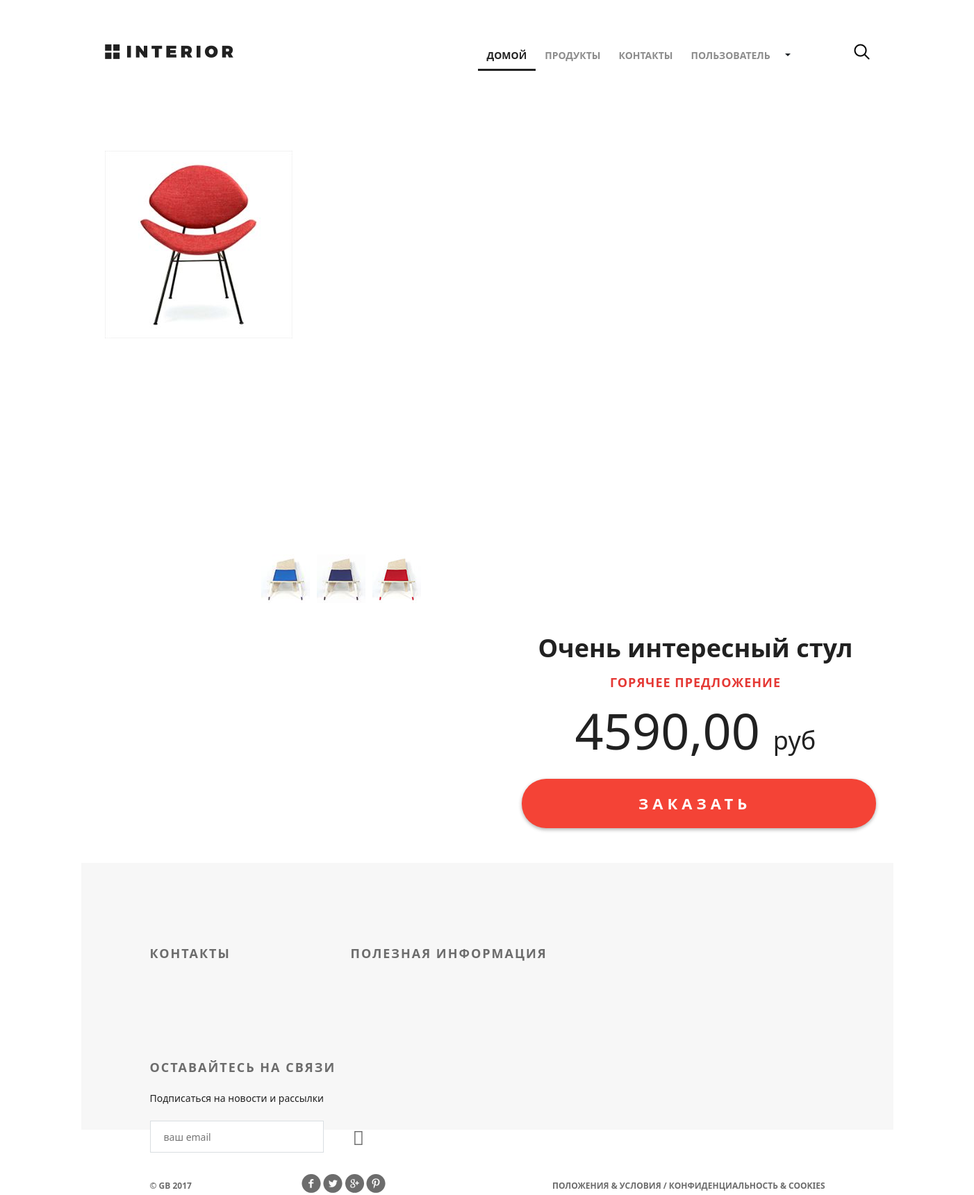
The app's page /products/product/2/ with its own data.
### mainapp/models.py (models this page shows, shortened)
class Product(models.Model):
    category = models.ForeignKey(
        ProductCategory,
        on_delete=models.CASCADE,
    )
    name = models.CharField(
        verbose_name='имя продукта',
        max_length=128,
    )
    image = models.ImageField(
        upload_to='products_images',
        blank=True,
    )
    short_desc = models.CharField(
        verbose_name='короткое описание',
        max_length=60,
        blank=True,
    )
    description = models.TextField(
        verbose_name='описание',
        blank=True,
    )
    price = models.DecimalField(
        verbose_name='цена продукта',
        max_digits=8,
        decimal_places=2,
        default=0,
    )
    quantity = models.PositiveIntegerField(
        verbose_name='количество на складе',
        default=0,
    )
    is_active = models.BooleanField(default=True)

### mainapp/views.py (the view)
# urls.py: path('product/<int:pk>/', product, name='detail'),
def product(request, pk):
    title = 'продукты'
    content = {
        'title': title,
        'links_menu': get_links_menu(),
        'product': get_product(pk),
    }
    return render(request, 'mainapp/product_detail.html', content)

### mainapp/context_processors.py (called while the page is built)
def basket(request):
    print(f'context processor basket works')
    basket = []
    if request.user.is_authenticated:
        basket = Basket.objects.filter(user=request.user)
    return {
        'basket': basket,
    }

### mainapp/views.py (called while the page is built)
def get_links_menu():
    if settings.LOW_CACHE:
        key = 'links_menu'
        links_menu = cache.get(key)
        if links_menu is None:
            links_menu = ProductCategory.objects.filter(is_active=True)
            cache.set(key, links_menu)
        return links_menu
    else:
        return ProductCategory.objects.filter(is_active=True)

def get_product(pk):
    if settings.LOW_CACHE:
        key = f'product_{pk}'
        product = cache.get(key)
        if product is None:
            product = get_object_or_404(Product, pk=pk)
            cache.set(key, product)
        return product
    else:
        return get_object_or_404(Product, pk=pk)

### mainapp/templates/mainapp/product_detail.html (shortened to what this page needs)
{% extends 'geekshop/base.html' %}
{% load static %}
{% block css %}
<link rel="stylesheet" type="text/css" href="{% static '/mainapp/style.css' %}">
{% endblock %}
{% block content %}
		<div class="hero-white">
			<div class="header clearfix">
				{% include 'geekshop/includes/main_menu.html' %}
                <a href="#" class="basket"></a>
			</div>
		</div>
		<div class="details">
			<div class="details-products">
				<div class="details-slider">
					<div class="slider-product">
						<img src="{{ product.image.url }}">
					</div>
					<div class="slider-control">
						<div class="block">
							<a href="#"><img src="{% static '/geekshop/img/controll.jpg' %}" alt="">
							</a>
						</div>
						<div class="block">
							<a href="#"><img src="{% static '/geekshop/img/controll1.jpg' %}" alt="">
							</a>
						</div>
						<div class="block">
							<a href="#"><img src="{% static '/geekshop/img/controll2.jpg' %}" alt="">
							</a>
						</div>
					</div>
				</div>
				<div class="description">
					<h3 class="big-bold">{{ product.short_desc}}</h3>
					<h3 class="red">горячее предложение</h3>
					<p class="price"> {{ product.price }} <span>руб</span></p>
					<a href="{% url 'basket:add' pk=product.pk %}" class="red-button">
						заказать
					</a>
				</div>
			</div>
        </div>
{% endblock %}

### geekshop/static/geekshop/style.css (style rules this page uses)
* { margin: 0; padding: 0; }
body { font-family: 'Montserrat', sans-serif; }
html, body { height: 100%; }
.basket { display: block; width: 23px; height: 23px; background-image: url(img/basket.png); position: absolute; top: 63px; left: 1210px; width: 140px; }
.clearfix:after { content: ""; display: block; clear: both; }
.big-bold { color: #212121; font-size: 36px; font-weight: 700; text-align: left; margin-bottom: 24px; line-height: 36px; }
.red { text-transform: uppercase; color: #e53935; font-size: 18px; font-weight: 700; text-align: left; letter-spacing: 1px; line-height: 17px; margin-bottom: 22px; }
.hero-white { background-color: #fff; height: 119px; padding-left: 98px; padding-right: 211px; position: relative; }
.details-products { padding-left: 98px; padding-right: 98px; margin-top: 98px; height: 651px; }
.details-slider { width: 570px; float: left; margin-right: 30px; }
.slider-product { width: 570px; height: 570px; }
.slider-control { width: 420px; height: 70px; margin: 11px auto 0px; padding-left: 150px }
.slider-control .block { height: 70px; width: 70px; position: relative; float: left; margin-right: 10px; }
.description { width: 535px; float: right; padding-left: 35px }
.description .big-bold { color: #212121; font-size: 36px; font-weight: 700; text-align: center; margin-top: 47px; margin-bottom: 0px; }
.description .red { text-transform: uppercase; color: #e53935; font-size: 18px; font-weight: 700; text-align: center; letter-spacing: 1px; line-height: 17px; margin-top: 23px; margin-bottom: 36px; }
.description .price { color: #212121; font-size: 72px; font-weight: 300; line-height: 48px; text-align: center; }
.description .price span { color: #212121; font-size: 36px; font-weight: 300; line-height: 48px; text-align: center; }

### mainapp/static/mainapp/style.css (style rules this page uses)
.red-button { display: block; height: 71px; width: 510px; border-radius: 35px; background-color: #f44336; text-align: center; text-transform: uppercase; text-decoration: none; color: #ffffff; font-size: 22px; font-weight: 700; line-height: 24px; box-shadow: 0px 2px 4.85px 0.15px rgba(33, 33, 33, 0.35); line-height: 70px; letter-spacing: 6px; margin-top: 31px; }

### records on screen
Product: image (picture), short_desc "Очень интересный стул", price "4590,00"
